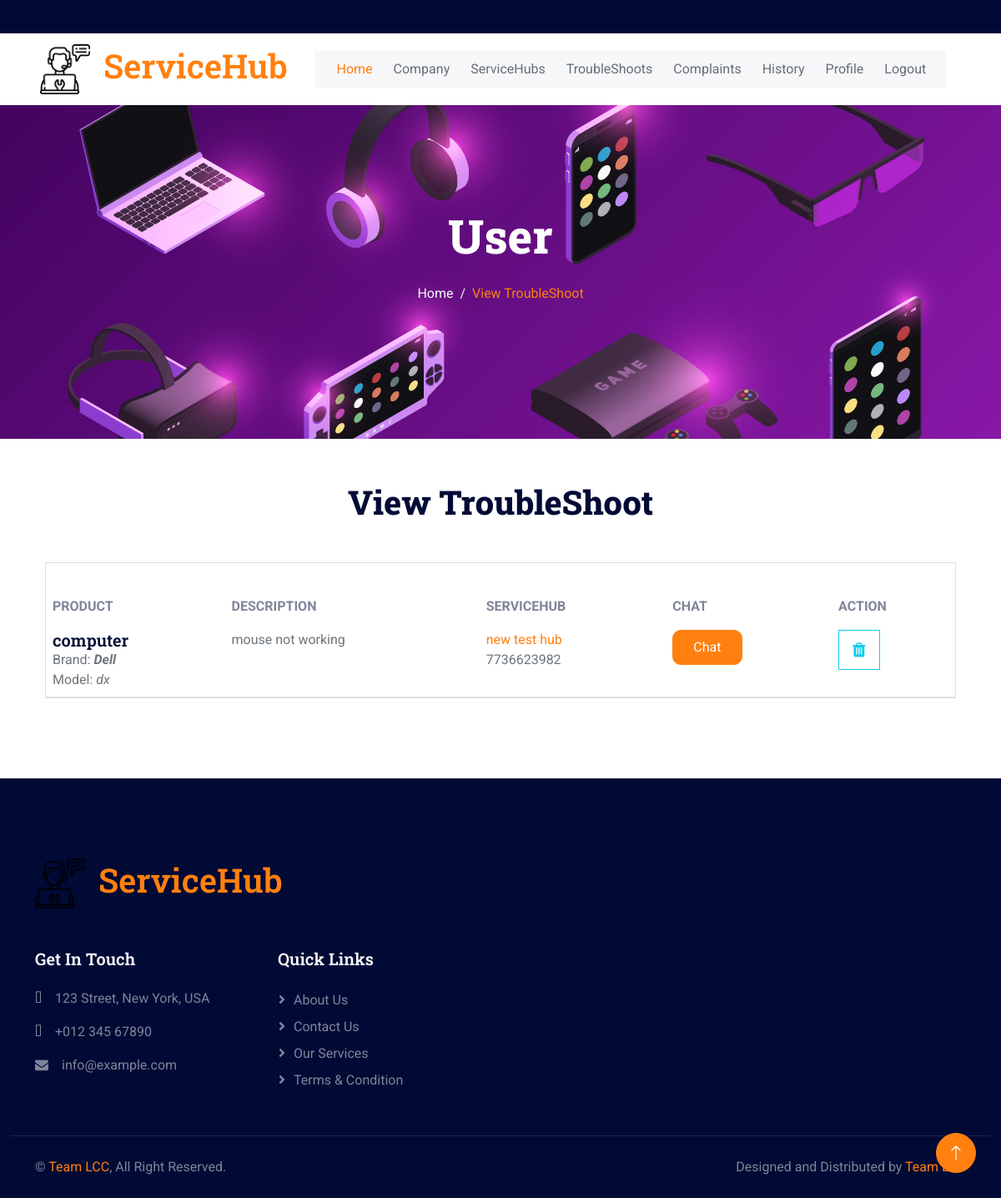
Page /users-viewtroubleshootchat/ (signed in) on the committed database.
### servicehub_app/models.py (models this page shows)
class Complaint(models.Model):
    hub=models.ForeignKey(ServicehubReg,on_delete=models.CASCADE)
    serviceproduct=models.ForeignKey(Serviceproducts,on_delete=models.CASCADE)
    user=models.ForeignKey(UserReg,on_delete=models.CASCADE,null=True)
    completed_on=models.DateField(null=True)
    model=models.CharField(max_length=30)
    complaint_text=models.TextField()
    booked_on=models.DateField(null=True)
    submitdate=models.DateField(null=True)
    total=models.CharField(max_length=30,null=True)
    paid_on=models.DateField(null=True)
    payment_type=models.CharField(max_length=30,null=True)
    feedback_desc=models.TextField(null=True,blank=True)
    rating=models.CharField(max_length=30,null=True,blank=True)
    payment_status=models.CharField(max_length=30,default='Unpaid')
    complaint_status=models.CharField(max_length=30,default='Pending')

class Serviceproducts(models.Model):
    hubbrands=models.ForeignKey(HubBrands,on_delete=models.CASCADE,null=True)
    productname=models.CharField(max_length=30)

class HubBrands(models.Model):
    hub=models.ForeignKey(ServicehubReg,on_delete=models.CASCADE)
    brand=models.ForeignKey(Brand,on_delete=models.CASCADE)

class Brand(models.Model):
    brandname=models.CharField(max_length=30)

class ServicehubReg(models.Model):
    hub_login=models.ForeignKey(Login,on_delete=models.CASCADE)
    hub_name=models.CharField(max_length=30,null=True)
    hub_image=models.ImageField()
    hub_phone=models.CharField(max_length=30,null=True)
    hub_email=models.EmailField(null=True)
    hub_address=models.TextField()
    hub_pin=models.CharField(max_length=30,null=True)
    district=models.CharField(max_length=30)
    hub_licence=models.FileField()

### servicehub_app/views.py (the view)
# urls.py: path('users-viewtroubleshootchat/',views.users_viewtroubleshootchat),
def users_viewtroubleshootchat(request):
    user=request.session['uid']
    complaints=Complaint.objects.filter(user_id=user)
    return render(request,'user/users_viewtroubleshootchat.html',{"complaints":complaints})

### templates/user/users_viewtroubleshootchat.html (shortened to what this page needs)
{% extends 'user/user_dashboard.html' %}
{% block user %}
<div class="container-fluid page-header py-5 mb-1 wow fadeIn" data-wow-delay="0.1s" style="height: 400px!important;">
    <div class="container text-center py-5">
        <h1 class="display-4 text-white animated slideInDown mb-4" >User</h1>
        <nav aria-label="breadcrumb animated slideInDown">
            <ol class="breadcrumb justify-content-center mb-0">
                <li class="breadcrumb-item"><a href="/user-dashboard" >Home</a></li>
                <li class="breadcrumb-item active" aria-current="page" >View TroubleShoot</li>
            </ol>
        </nav>
    </div>
</div>
<div class="container-xxl py-5">
    <div class="container">
        <link href="https://maxcdn.bootstrapcdn.com/font-awesome/4.7.0/css/font-awesome.min.css" rel="stylesheet" />
        <div class="container">
        <div class="text-center mx-auto" style="max-width: 500px;">
            <h1 class="display-6 mb-5">View TroubleShoot</h1>
        </div>
        <div class="row">
            <div class="col-md-12">
                <div class="card">
                    <div class="card-body">
                    </div>
                    <div class="table-responsive">
                        <table class="table no-wrap user-table mb-0">
                          <thead>
                            <tr>
                              <th scope="col" class="border-0 text-uppercase font-medium">Product</th>
                              <th scope="col" class="border-0 text-uppercase font-medium">Description</th>
                              <th scope="col" class="border-0 text-uppercase font-medium">ServiceHub</th>
                              <th scope="col" class="border-0 text-uppercase font-medium">Chat</th>
                              <th scope="col" class="border-0 text-uppercase font-medium" >Action</th>
                            </tr>
                          </thead>
                          <tbody>
                            {% for complaint in complaints %}
                            <tr>
                              <td>
                                  <h5 class="font-medium mb-0">{{complaint.serviceproduct.productname}}</h5>
                                  <span class="text-muted">Brand: <b><i>{{complaint.serviceproduct.hubbrands.brand.brandname}}</i></b></span><br>
                                  <span class="text-muted">Model: <i>{{complaint.model}}</i></span>
                              </td>
                              <td>
                                  <span class="text-muted">{{complaint.complaint_text}}</span><br>
                              </td>
                              <td>
                                  <span class="text-muted"><a href="/user-viewsinglehub?hubid={{complaint.hub.id}}">{{complaint.hub.hub_name}}</a></span><br>
                                  <span class="text-muted">{{complaint.hub.hub_phone}}</span>
                              </td>
                              <td>
                                <span class="text-muted"><a href="/user-chat?cid={{complaint.id}}" class="btn btn-primary py-2 px-4" style="border-radius: 10px;">Chat</a></span><br>
                            </td>
                              <td>
                                <a href="/user-deletecomplaint?cid={{complaint.id}}" class="btn btn-outline-info btn-circle btn-lg btn-circle ml-2"><i class="fa fa-trash"></i> </a>
                              </td>
                            </tr>
                            {% endfor %}
                          </tbody>
                        </table>
                    </div>
                </div>
            </div>
        </div>
        </div>
    </div>
</div>
{% endblock user %}

### static/css/style.css (style rules this page uses)
:root { --primary: #FF800F; --secondary: #001064; --light: #F6F7F8; --dark: #010A35; }
.btn { transition: .5s; }
.btn.btn-primary, .btn.btn-outline-primary:hover, .btn.btn-secondary, .btn.btn-outline-secondary:hover { color: #FFFFFF; }
.page-header { background: linear-gradient(rgba(1, 10, 53, 0), rgba(1, 10, 53, 0)), url(../img/c-1.jpg) center center no-repeat; background-size: cover; background-position: center center; padding-top: 6.25% !important; }
.page-header .breadcrumb-item a, .page-header .breadcrumb-item+.breadcrumb-item::before { color: var(--light); }
.page-header .breadcrumb-item a:hover, .page-header .breadcrumb-item.active { color: var(--primary); }

### rows in the picture
Complaint: serviceproduct.productname "computer", serviceproduct.hubbrands.brand.brandname "Dell", model "dx", complaint_text "mouse not working", hub.hub_name "new test hub", hub.hub_phone "7736623982"
